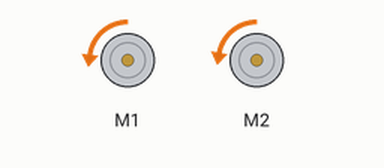
Bench run of a sketch on a simulated Arduino Leonardo, built with avr-gcc and run on an emulated ATmega32U4. Shown: 2 × DC motor (green arrow = forward, orange = backward, longer = faster). At 16.0 s the program stops and its outputs stay as they are.

Above: at 3.0 s.
At 8.2 s:
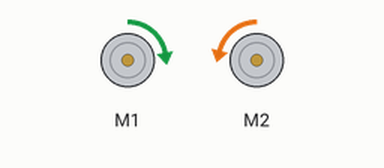
Timing chart, 0 to 10.1 s (numbered marks = the images above):
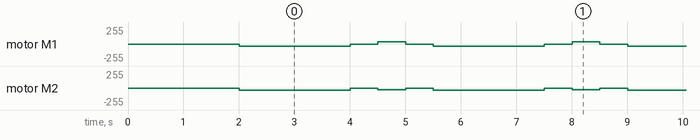

The sketch:

Straightline.ino.ino
```cpp
#include <Pololu3piPlus32U4.h>

using namespace Pololu3piPlus32U4;

Motors motors;

void setup()
{
  delay(2000); // time to place robot
}

void loop()
{
  for(int i = 0; i < 4; i++)
  {
    // Move forward (corrected)
    motors.setSpeeds(-55, -50);
    delay(2000);

    // Stop
    motors.setSpeeds(0, 0);
    delay(500);

    // Turn right (adjust if needed)
    motors.setSpeeds(50,-45);
    delay(500);

    // Stop after turn
    motors.setSpeeds(0, 0);
    delay(500);
  }

  // Stop forever
  motors.setSpeeds(0, 0);
  while(1);
}
```

Measured:
- by itself, motor M1: repeats every 3.5 s: stopped 0.50 s, forward 31/255 0.50 s, stopped 0.50 s, backward 35/255 2.0 s
- by itself, motor M2: repeats every 3.5 s: stopped 0.50 s, backward 28/255 0.50 s, stopped 0.50 s, backward 31/255 2.0 s
